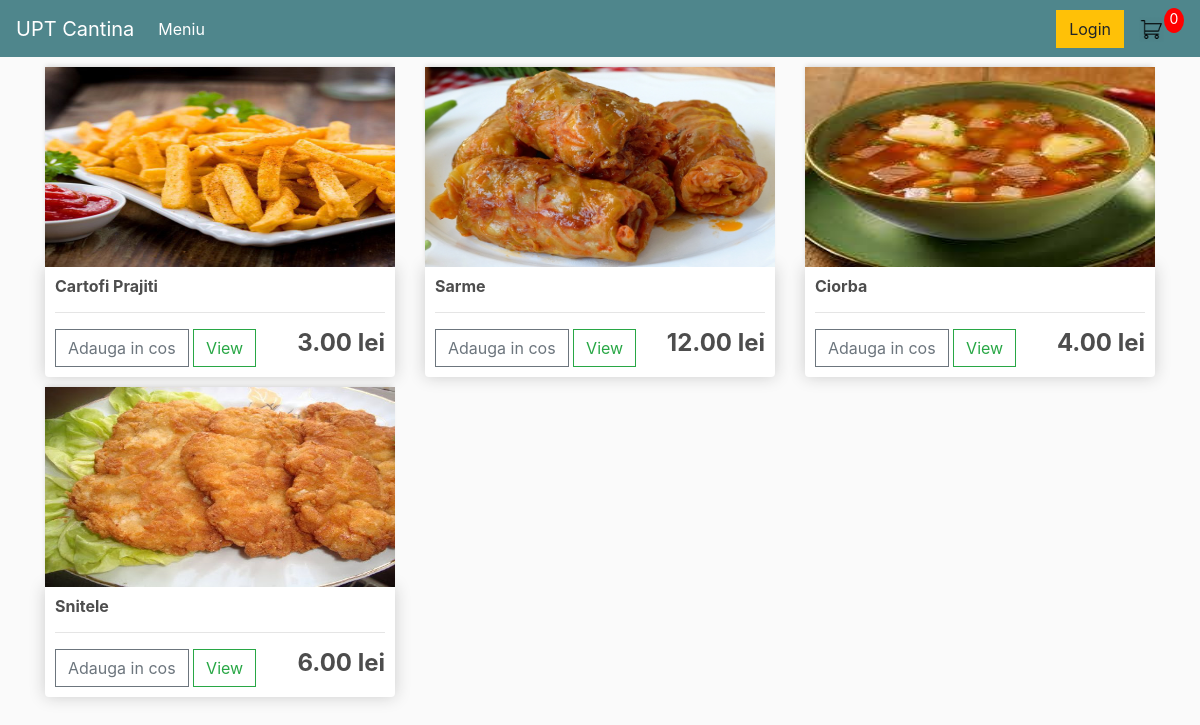
The app's page /meniu/ with its own data.
### cantina/models.py (models this page shows, shortened)
class Product(models.Model):
    name = models.CharField(max_length=200, null=True)
    price = models.DecimalField(max_digits=5, decimal_places=2)
    image = models.ImageField(null=True, blank=True)
    @property
    def ImageUrl(self):
        try:
            url = self.image.url
        except:
            url= ''
        return url

### cantina/views.py (the view)
# urls.py: path('meniu/',views.meniu,name='meniu'),
def meniu(request):
    data= cartData(request)
    cartItems = data['cartItems']
    products = Product.objects.all()
    context = {'products':products,'cartItems':cartItems}
    return render(request,'cantina/product_list.html',context)

### cantina/utils.py (called while the page is built, shortened)
def cookieCart(request):
    try:
        cart= json.loads(request.COOKIES['cart'])
    except:
        cart={}
    items = []
    order ={'get_cart_total': 0, 'get_cart_items': 0}
    cartItems = order['get_cart_items']
    return {'cartItems':cartItems,'order':order,'items':items}

def cartData(request):
    if request.user.is_authenticated:
        customer = request.user.customer
        order,created = Order.objects.get_or_create(customer=customer, complete=False)
        items = order.orderitem_set.all()
        cartItems = order.get_cart_items
    else:
        cookieData = cookieCart(request)
        cartItems = cookieData['cartItems']
        order = cookieData['order']
        items = cookieData['items']
    return {'cartItems':cartItems,'order':order,'items':items}

### templates/cantina/product_list.html
{% extends 'cantina/navigation.html' %}
{% load static %}
{% block content %}
	<div class="row">
		{% for product in products %}
		<div class="col-lg-4">
			<img class="thumbnail" src="{{product.ImageUrl}}">
			<div class="box-element product">
				<h6><strong>{{product.name}}</strong></h6>
				<hr>
				<button data-product="{{product.id}}"  data-action='add'  class="btn btn-outline-secondary add-btn update-cart">Adauga in cos</button>
				<a class="btn btn-outline-success" href="#">View</a>
				<h4 style="display: inline-block; float: right"><strong>{{product.price|floatformat:2}} lei</strong></h4>
			</div>
		</div>
		{%endfor%}
</div>
{% endblock content %}

### templates/cantina/navigation.html (shortened to what this page needs)
<!DOCTYPE html>
{% load static %}
<html>
<head>
	<link rel="stylesheet" href="https://stackpath.bootstrapcdn.com/bootstrap/4.4.1/css/bootstrap.min.css">
	<link rel="stylesheet" type="text/css" href="{% static 'css/main.css' %}">
</head>
<body>
	<nav class="navbar navbar-expand-lg navbar-dark bg-dark">
	  <a class="navbar-brand" href="{% url 'index' %}">UPT Cantina</a>
	  <div class="collapse navbar-collapse" id="navbarSupportedContent">
	    <ul class="navbar-nav mr-auto">
	      <li class="nav-item active">
	        <a class="nav-link" href="{% url 'meniu' %}">Meniu <span class="sr-only">(current)</span></a>
	      </li>
	    </ul>
	    <div class="form-inline my-2 my-lg-0">
	     	<a href="{% url 'register' %}"class="btn btn-warning">Login</a>
	     	<a href="{% url 'cart' %}">
	    		<img  id="cart-icon" src="{% static 'images/cart.png' %}">
	    	</a>
	    	<p id="cart-total">{{cartItems}}</p>
	    </div>
	  </div>
	</nav>
<div class="container">
	{% block content %}
	{% endblock content %}
</div>
</body>
</html>

### static/css/main.css (style rules this page uses)
body { background-color: hsl(0, 0%, 98%); }
h1,h2,h3,h4,h5,h6 { color:hsl(0, 0%, 30%); }
.box-element { box-shadow:hsl(0, 0%, 80%) 0 0 16px; background-color: #fff; border-radius: 4px; padding: 10px; }
.thumbnail { width: 100%; height: 200px; -webkit-box-shadow: -1px -3px 5px -2px rgba(214,214,214,1); -moz-box-shadow: -1px -3px 5px -2px rgba(214,214,214,1); box-shadow: -1px -3px 5px -2px rgba(214,214,214,1); }
.product { border-radius: 0 0 4px 4px; }
.bg-dark { background-color: #4f868c!important; }
#cart-icon { width:25px; display: inline-block; margin-left: 15px; }
#cart-total { display: block; text-align: center; color:#fff; background-color: red; width: 20px; height: 25px; border-radius: 50%; font-size: 14px; }
.col-lg-4, .col-lg-6, .col-lg-8, .col-lg-12 { margin-top: 10px; }
.btn { border-radius: 0; }

### records on screen
Product: ImageUrl (picture), name "Cartofi Prajiti", price "3.00"
Product: ImageUrl (picture), name "Sarme", price "12.00"
Product: ImageUrl (picture), name "Ciorba", price "4.00"
Product: ImageUrl (picture), name "Snitele", price "6.00"

### other values on screen
{{ cartItems }} "0"
